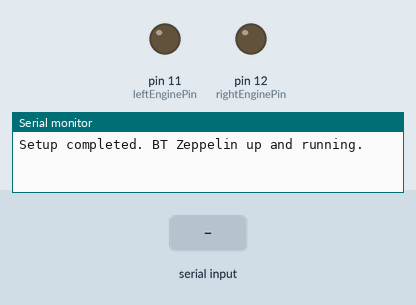
This sketch was run on a simulated Arduino Uno, built with avr-gcc and run on an emulated ATmega328P. Shown: output pins drawn as LEDs (lit = HIGH), the last lines printed to the serial monitor. Inputs (shaded band) come from the test bench.

Above: at 1.2 s.
1.3 s: "l" received over Serial
At 1.6 s:
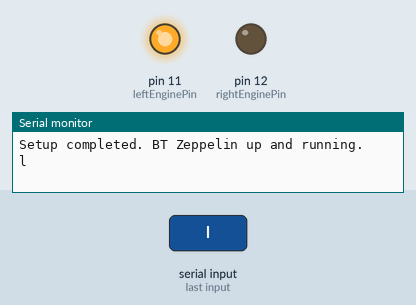
2.8 s: "r" received over Serial
At 3.9 s:
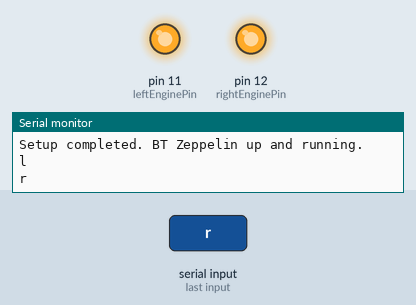
4.3 s: "l" received over Serial
At 5.0 s:
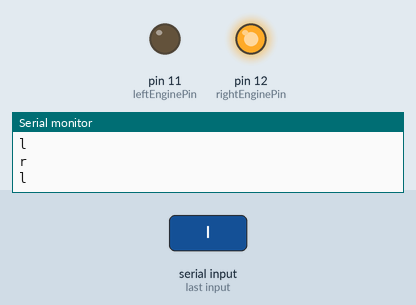
Timing chart, 0 to 7.3 s (numbered marks = the images above; inputs shaded):
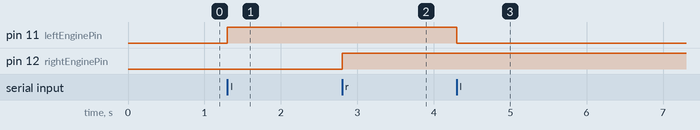

Measured:
- after the input at 1.3 s, pin 11 (leftEnginePin): LOW → HIGH at once
- after the input at 2.8 s, pin 12 (rightEnginePin): LOW → HIGH at once
- after the input at 4.3 s, pin 11 (leftEnginePin): HIGH → LOW at once

The sketch:

handshake.pde
```cpp
#include <string.h>

byte leftEnginePin  = 11;
byte rightEnginePin = 12;

int leftEngineState  = LOW;
int rightEngineState = LOW;

int selectedPower = 1;
int normalPower   = 1;

boolean isTurboMode = false;

void setup() {
  pinMode(leftEnginePin, OUTPUT);
  pinMode(rightEnginePin, OUTPUT);

  Serial.begin(115200);
  Serial.println("Setup completed. BT Zeppelin up and running.");
}

void loop() {

  while(Serial.available()) {
    int foo = Serial.read();
    switch((char)foo) {
      case 'p':
        Serial.println("q");
       break;
      case 'y':
        Serial.println("z");
       break;
      case 'l':// Left engine toggle:
        Serial.println("l");
        leftEngineState = (leftEngineState == LOW) ? selectedPower:LOW;
        digitalWrite(leftEnginePin, leftEngineState);
       break;
      case 'r': // Right engine toggle:
        Serial.println("r");
        rightEngineState = (rightEngineState == LOW) ? selectedPower:LOW;
        digitalWrite(rightEnginePin, rightEngineState);
       break;
      case 'o': // Both engines off:
        Serial.println("o");
        rightEngineState = leftEngineState = LOW;
        selectedPower = normalPower;
        digitalWrite(rightEnginePin, LOW);
        digitalWrite(leftEnginePin, LOW);
        break;
      default:
        Serial.println("unknown");
       break;
    }
  }


  //delay(1000);
}
```
